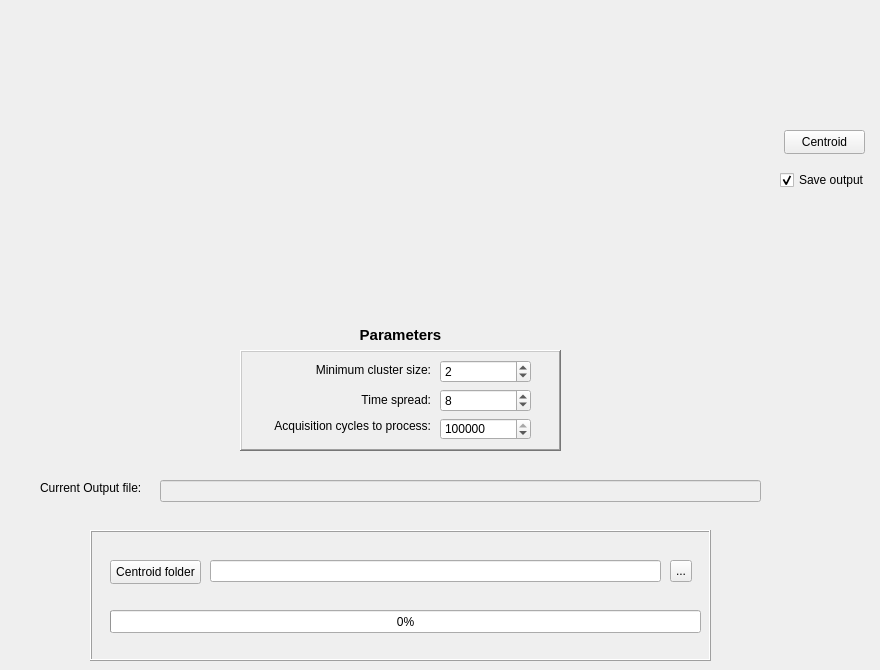
    <widget class="QWidget" name="centroidTab">
     <attribute name="title">
      <string>Centroid</string>
     </attribute>
     <widget class="PlotWidget" name="clusterSizeWidget" native="true">
      <property name="geometry">
       <rect>
        <x>40</x>
        <y>20</y>
        <width>721</width>
        <height>281</height>
       </rect>
      </property>
      <property name="sizePolicy">
       <sizepolicy hsizetype="Expanding" vsizetype="Preferred">
        <horstretch>0</horstretch>
        <verstretch>0</verstretch>
       </sizepolicy>
      </property>
     </widget>
     <widget class="QPushButton" name="centroidButton">
      <property name="geometry">
       <rect>
        <x>784</x>
        <y>130</y>
        <width>81</width>
        <height>24</height>
       </rect>
      </property>
      <property name="text">
       <string>Centroid</string>
      </property>
     </widget>
     <widget class="QCheckBox" name="centroidSave">
      <property name="geometry">
       <rect>
        <x>780</x>
        <y>170</y>
        <width>91</width>
        <height>20</height>
       </rect>
      </property>
      <property name="text">
       <string>Save output</string>
      </property>
      <property name="checked">
       <bool>true</bool>
      </property>
     </widget>
     <widget class="QFrame" name="frame">
      <property name="geometry">
       <rect>
        <x>90</x>
        <y>530</y>
        <width>621</width>
        <height>131</height>
       </rect>
      </property>
      <property name="frameShape">
       <enum>QFrame::Box</enum>
      </property>
      <property name="frameShadow">
       <enum>QFrame::Raised</enum>
      </property>
      <widget class="QProgressBar" name="centroidProgressBar">
       <property name="geometry">
        <rect>
         <x>20</x>
         <y>80</y>
         <width>591</width>
         <height>23</height>
        </rect>
       </property>
       <property name="minimum">
        <number>0</number>
       </property>
       <property name="maximum">
        <number>100</number>
       </property>
       <property name="value">
        <number>0</number>
       </property>
      </widget>
      <widget class="QPushButton" name="centroidFolderButton">
       <property name="geometry">
        <rect>
         <x>20</x>
         <y>30</y>
         <width>91</width>
         <height>24</height>
        </rect>
       </property>
       <property name="text">
        <string>Centroid folder</string>
       </property>
      </widget>
      <widget class="QLineEdit" name="centroidFolderName">
       <property name="geometry">
        <rect>
         <x>120</x>
         <y>30</y>
         <width>451</width>
         <height>22</height>
        </rect>
       </property>
      </widget>
      <widget class="QToolButton" name="openCentroidFolder">
       <property name="geometry">
        <rect>
         <x>580</x>
         <y>30</y>
         <width>22</width>
         <height>22</height>
        </rect>
       </property>
       <property name="text">
        <string>...</string>
       </property>
      </widget>
     </widget>
     <widget class="QFrame" name="frame_2">
      <property name="geometry">
       <rect>
        <x>240</x>
        <y>350</y>
        <width>321</width>
        <height>101</height>
       </rect>
      </property>
      <property name="frameShape">
       <enum>QFrame::WinPanel</enum>
      </property>
      <property name="frameShadow">
       <enum>QFrame::Raised</enum>
      </property>
      <widget class="QLabel" name="label_8">
       <property name="geometry">
        <rect>
         <x>70</x>
         <y>10</y>
         <width>121</width>
         <height>20</height>
        </rect>
       </property>
       <property name="text">
        <string>Minimum cluster size:</string>
       </property>
       <property name="alignment">
        <set>Qt::AlignRight|Qt::AlignTrailing|Qt::AlignVCenter</set>
       </property>
       <property name="buddy">
        <cstring>centroidMinClusterSize</cstring>
       </property>
      </widget>
      <widget class="QLabel" name="label_9">
       <property name="geometry">
        <rect>
         <x>110</x>
         <y>40</y>
         <width>81</width>
         <height>20</height>
        </rect>
       </property>
       <property name="text">
        <string>Time spread:</string>
       </property>
       <property name="alignment">
        <set>Qt::AlignRight|Qt::AlignTrailing|Qt::AlignVCenter</set>
       </property>
       <property name="buddy">
        <cstring>centroidTSpread</cstring>
       </property>
      </widget>
      <widget class="QLabel" name="label_10">
       <property name="geometry">
        <rect>
         <x>10</x>
         <y>60</y>
         <width>181</width>
         <height>31</height>
        </rect>
       </property>
       <property name="text">
        <string>Acquisition cycles to process:</string>
       </property>
       <property name="alignment">
        <set>Qt::AlignRight|Qt::AlignTrailing|Qt::AlignVCenter</set>
       </property>
       <property name="buddy">
        <cstring>centroidCyclesToProcess</cstring>
       </property>
      </widget>
      <widget class="QWidget" name="layoutWidget">
       <property name="geometry">
        <rect>
         <x>200</x>
         <y>10</y>
         <width>91</width>
         <height>80</height>
        </rect>
       </property>
       <layout class="QVBoxLayout" name="verticalLayout_3">
        <item>
         <widget class="QSpinBox" name="centroidMinClusterSize">
          <property name="minimum">
           <number>1</number>
          </property>
          <property name="value">
           <number>2</number>
          </property>
         </widget>
        </item>
        <item>
         <widget class="QSpinBox" name="centroidTSpread">
          <property name="value">
           <number>8</number>
          </property>
         </widget>
        </item>
        <item>
         <widget class="QSpinBox" name="centroidCyclesToProcess">
          <property name="minimum">
           <number>1</number>
          </property>
          <property name="maximum">
           <number>50000000</number>
          </property>
          <property name="value">
           <number>50000000</number>
          </property>
         </widget>
        </item>
       </layout>
      </widget>
     </widget>
     <widget class="QLineEdit" name="centroidOutFile">
      <property name="enabled">
       <bool>false</bool>
      </property>
      <property name="geometry">
       <rect>
        <x>160</x>
        <y>480</y>
        <width>601</width>
        <height>22</height>
       </rect>
      </property>
     </widget>
     <widget class="QLabel" name="label_6">
      <property name="geometry">
       <rect>
        <x>40</x>
        <y>480</y>
        <width>111</width>
        <height>16</height>
       </rect>
      </property>
      <property name="text">
       <string>Current Output file:</string>
      </property>
      <property name="buddy">
       <cstring>centroidOutFile</cstring>
      </property>
     </widget>
     <widget class="QLabel" name="label_7">
      <property name="geometry">
       <rect>
        <x>240</x>
        <y>319</y>
        <width>321</width>
        <height>31</height>
       </rect>
      </property>
      <property name="font">
       <font>
        <pointsize>11</pointsize>
        <bold>true</bold>
       </font>
      </property>
      <property name="text">
       <string>Parameters</string>
      </property>
      <property name="alignment">
       <set>Qt::AlignCenter</set>
      </property>
     </widget>
    </widget>
